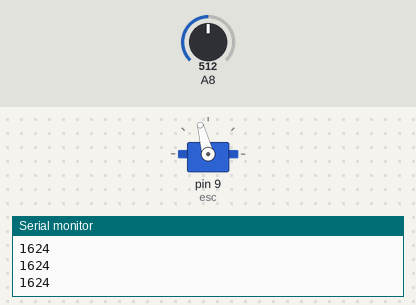
Simulated run of this sketch. Board: Arduino Mega 2560, built with avr-gcc and run on an emulated ATmega2560. On the bench: servo, the last lines printed to the serial monitor. The test bench sets the inputs (shaded band); at power-on: A8 = 512.

Above: at 3.2 s.
3.3 s: A8 set to 710
At 4.0 s:
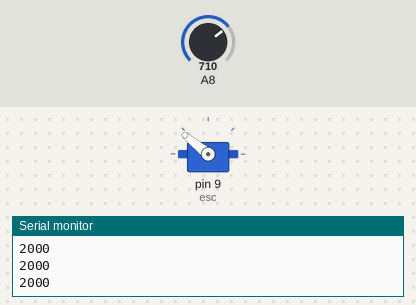
4.8 s: A8 set to 690
At 5.3 s:
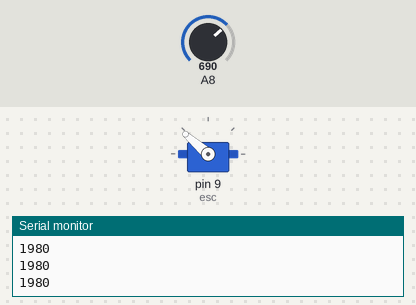
6.3 s: A8 set to 306
At 7.5 s:
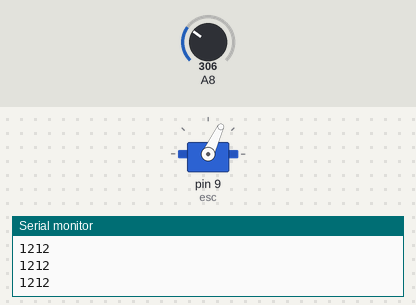
7.8 s: A8 set to 190
At 8.6 s:
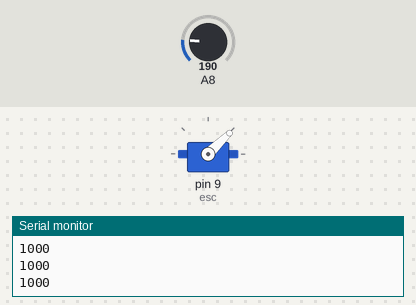
9.3 s: A8 set to 511
At 9.9 s:
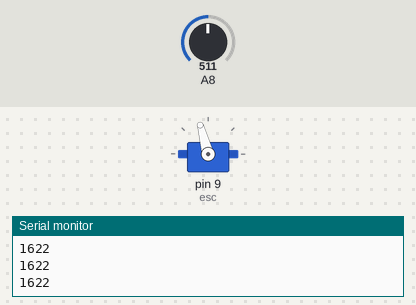
Timing chart, 0 to 11.8 s (numbered marks = the images above; inputs shaded):
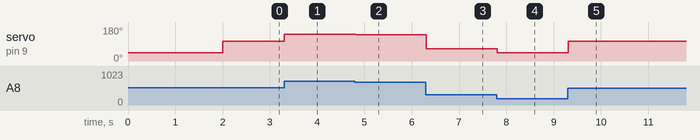

Measured:
- after the input at 3.3 s, servo on pin 9 (esc): 105° → 141° at once
- after the input at 4.8 s, servo on pin 9 (esc): 141° → 139° at once
- after the input at 6.3 s, servo on pin 9 (esc): 139° → 65° at once
- after the input at 7.8 s, servo on pin 9 (esc): 65° → 44° at once
- after the input at 9.3 s, servo on pin 9 (esc): 44° → 105° at once

The sketch:

esc.ino
```cpp
#include <Servo.h>
Servo esc;

int speedPWM = 1500;   // change this value (1000–2000)

void setup() {
  Serial.begin(9600);

  esc.attach(9);

  // Arm the ESC
  esc.writeMicroseconds(1000);
  delay(2000);

  Serial.println("Enter PWM value (1000–2000):");
}

void loop() {

  int potValue = analogRead(A8);
  // Clamp the value between 200 and 700
  if (potValue < 200) potValue = 200;
  if (potValue > 700) potValue = 700;
  int pwmValue = map(potValue, 200, 700, 1000, 2000);
  Serial.println(pwmValue);
  // Constant speed (your original logic)
  esc.writeMicroseconds(pwmValue);
}
```
